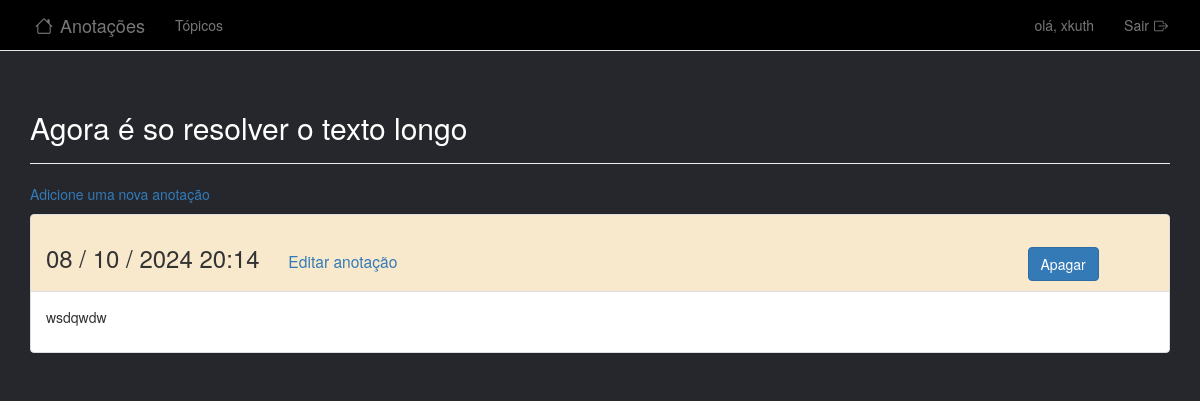
The page /topics/42/ (signed in) on the database its author committed.
### learning_logs/models.py (models this page shows, shortened)
class Topic(models.Model):
    text = models.CharField(max_length=200) # Definição de tamanho maximo de texto e tipo primitivo.
    date_added = models.DateTimeField(auto_now_add=True) # Data de criação de cada texto.
    owner = models.ForeignKey(User, on_delete=models.CASCADE) # chave estrangeita para registro de usuarios unicos.
    def __str__(self):
        return self.text # retorno do texto.

class Entry(models.Model):
    topic = models.ForeignKey(Topic, on_delete=models.CASCADE) # chave estrangeira do detentor do topico.
    text = models.TextField() # tipo de texto e seu tipo primitivo.
    date_added = models.DateTimeField(auto_now_add=True) # Data da criação de cada anotação.
    class Meta:
        verbose_name_plural = 'entries' # Retorno de nome em plural se ouver mais de uma anotação.

### learning_logs/views.py (the view)
# urls.py: path('topics/<topic_id>/', views.topic, name='topic'),# Rota para: pagina do topico.
@login_required
def topic(request, topic_id): # renderiza o topico desejado com sua id especifica.
    topic = Topic.objects.get(id = topic_id)
    if topic.owner != request.user:
        raise Http404
    entries = topic.entry_set.order_by('-date_added')
    context = {'topic': topic, 'entries': entries}
    return render(request, 'learning_logs/topic.html', context)

### learning_logs/templates/learning_logs/topic.html (shortened to what this page needs)
<!DOCTYPE html>
<html lang="pt-br">
<head>
</head>
<body>
    {% extends "learning_logs/base.html" %}
    {% load bootstrap3 %}
    {% block header %}
        <h2 class="switch">{{ topic }}</h2>
    {% endblock header %}
    {%block content%}
        <p>
            <a href="{% url 'new_entry'  topic.id %}">
                Adicione uma nova anotação
            </a>
        </p>
            {% for entry in entries%}
                    <div class="panel panel-default">
                        <div class="panel-heading color">
                            <h3>
                                {{ entry.date_added | date:'d / m / Y H:i'}}
                                <small class="space-a">
                                    <a href="{% url 'edit_entry' entry.id %}">Editar anotação</a>
                                </small>
                                <div class="btnt">
                                    <form action="{% url 'delete_entry' entry.id%}" method="post">
                                    <small>
                                        {% buttons %}
                                            <button type="submit" class="btn btn-primary">Apagar</button>
                                        {% endbuttons %}
                                    </small>
                                    </form>
                                </div>
                            </h3>
                        </div>
                        <div class="panel-body">
                            {{ entry.text | linebreaks|truncatechars:"80" }}
                        </div>
                    </div>
            {%empty%}
                <p class="switch">Não há registro.</p>
            {% endfor %}
    {% endblock content %}

### learning_logs/templates/learning_logs/base.html (shortened to what this page needs)
<!DOCTYPE html>
<html lang="pt-br">
    <head>
        {% load bootstrap3 %}
        {% load static %}
        <link rel="stylesheet" href="https://cdn.jsdelivr.net/npm/bootstrap-icons@1.11.3/font/bootstrap-icons.min.css">
        <link rel="stylesheet" href="{% static 'css/navegacao.css' %}">
        {% bootstrap_css %}
</head>
<body id="back">
    <nav  class="navbar navbar-default navbar-static-top">
        <div  class="container bar">
            <div class="navbar-header">
                <a class="navbar-brand" href="{% url 'index' %}"><i class="bi bi-house"></i>
                    Anotações
                </a>
            </div>
            <div id="navbar">
                <ul class="nav navbar-nav space">
                    <li><a href="{% url 'topics' %}">Tópicos</a></li>
                </ul>
                <ul class="nav navbar-nav navbar-right">
                    {% if user.is_authenticated %}
                        <li><a href="">olá, {{ user.username }}</li></a>
                        <li><a href="{% url 'logout'%}">Sair<i class="bi bi-box-arrow-right"></i></a></li>
                    {% else %}
                        <li><a href="{% url 'register'   %}">Registrar</a></li>
                        <li><a href="{% url 'login' %}">Entrar</a></li>
                    {% endif %}
                </ul>
            </div>
        </div>
    </nav>
    <div class="container">
        <div class="page-header">
            {% block header %}{% endblock header %}
        </div>
        <div>
            {% block content %}{% endblock content %}
        </div>
    </div>
</body>
</html>

### static/css/navegacao.css (style rules this page uses)
body { background-color: black; }
.navbar.navbar-default.navbar-static-top { color: white; background-color: black; }
i { margin-right: 2px; margin-left: 5px; }
#back { background-color: #25272d; }
.switch { color: white; }
div.panel-heading.color, div.color { background-color: rgba(245, 222, 179, 0.658); }
div.btnt { display: inline; float: right; margin-right: 5%; }
.space-a { padding-left: 2%; }

### rows shown on the page
Topic: text "Agora é so resolver o texto longo"
Entry: date_added "08 / 10 / 2024 20:14", text "wsdqwdw"

### other values the page prints
{{ user.username }} "xkuth"
